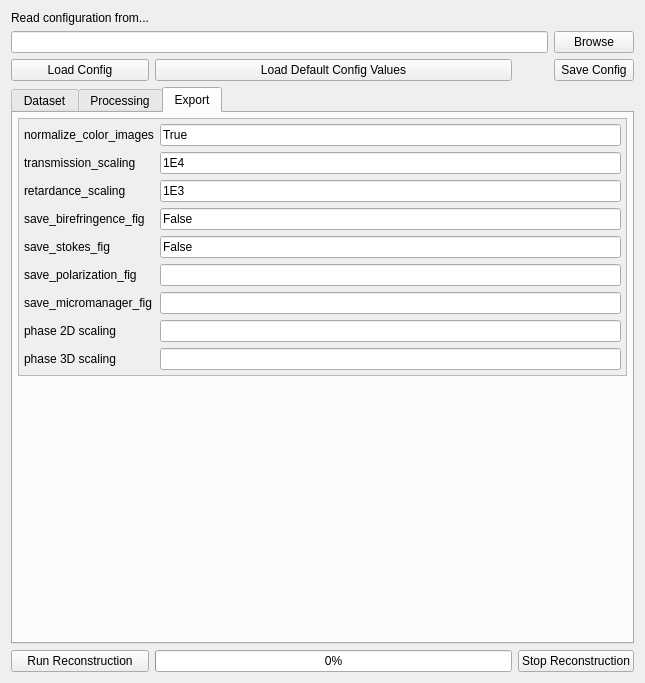
<?xml version="1.0" encoding="UTF-8"?>
<ui version="4.0">
 <class>Form</class>
 <widget class="QWidget" name="Form">
  <property name="geometry">
   <rect>
    <x>0</x>
    <y>0</y>
    <width>645</width>
    <height>683</height>
   </rect>
  </property>
  <property name="windowTitle">
   <string>Form</string>
  </property>
  <layout class="QGridLayout" name="gridLayout">
   <item row="0" column="0">
    <widget class="QLabel" name="label_path_to_config">
     <property name="text">
      <string>Read configuration from...</string>
     </property>
    </widget>
   </item>
   <item row="1" column="0" colspan="3">
    <widget class="QLineEdit" name="le_path_to_config"/>
   </item>
   <item row="1" column="3">
    <widget class="QPushButton" name="qbutton_browse_config_file">
     <property name="text">
      <string>Browse</string>
     </property>
    </widget>
   </item>
   <item row="2" column="0">
    <widget class="QPushButton" name="qbutton_loadconfig">
     <property name="text">
      <string>Load Config</string>
     </property>
    </widget>
   </item>
   <item row="2" column="1">
    <widget class="QPushButton" name="qbutton_load_default_config">
     <property name="text">
      <string>Load Default Config Values</string>
     </property>
    </widget>
   </item>
   <item row="2" column="3">
    <widget class="QPushButton" name="qbutton_save_config">
     <property name="text">
      <string>Save Config</string>
     </property>
    </widget>
   </item>
   <item row="3" column="0" colspan="4">
    <widget class="QTabWidget" name="ConfigFile_tab">
     <property name="currentIndex">
      <number>2</number>
     </property>
     <widget class="QWidget" name="Dataset_tab">
      <attribute name="title">
       <string>Dataset</string>
      </attribute>
      <layout class="QGridLayout" name="gridLayout_2">
       <property name="leftMargin">
        <number>5</number>
       </property>
       <property name="topMargin">
        <number>5</number>
       </property>
       <property name="rightMargin">
        <number>5</number>
       </property>
       <property name="bottomMargin">
        <number>5</number>
       </property>
       <property name="verticalSpacing">
        <number>-1</number>
       </property>
       <item row="0" column="0" alignment="Qt::AlignTop">
        <widget class="QScrollArea" name="scrollarea_dataset">
         <property name="sizeAdjustPolicy">
          <enum>QAbstractScrollArea::AdjustToContents</enum>
         </property>
         <property name="widgetResizable">
          <bool>true</bool>
         </property>
         <property name="alignment">
          <set>Qt::AlignLeading|Qt::AlignLeft|Qt::AlignVCenter</set>
         </property>
         <widget class="QWidget" name="scrollarea_dataset_contents">
          <property name="geometry">
           <rect>
            <x>0</x>
            <y>0</y>
            <width>603</width>
            <height>248</height>
           </rect>
          </property>
          <layout class="QGridLayout" name="gridLayout_3">
           <property name="sizeConstraint">
            <enum>QLayout::SetDefaultConstraint</enum>
           </property>
           <property name="leftMargin">
            <number>5</number>
           </property>
           <property name="topMargin">
            <number>5</number>
           </property>
           <property name="rightMargin">
            <number>5</number>
           </property>
           <property name="bottomMargin">
            <number>5</number>
           </property>
           <property name="verticalSpacing">
            <number>-1</number>
           </property>
           <item row="5" column="1">
            <widget class="QLineEdit" name="le_timepoints">
             <property name="text">
              <string>'all'</string>
             </property>
            </widget>
           </item>
           <item row="2" column="1">
            <widget class="QLineEdit" name="le_background"/>
           </item>
           <item row="1" column="1">
            <widget class="QLineEdit" name="le_samples"/>
           </item>
           <item row="6" column="1">
            <widget class="QLineEdit" name="le_processed_dir"/>
           </item>
           <item row="5" column="0">
            <widget class="QLabel" name="label_timepoints">
             <property name="text">
              <string>timepoints</string>
             </property>
            </widget>
           </item>
           <item row="6" column="0">
            <widget class="QLabel" name="label_processed_dir">
             <property name="text">
              <string>processed directory</string>
             </property>
            </widget>
           </item>
           <item row="0" column="1">
            <widget class="QLineEdit" name="le_data_dir"/>
           </item>
           <item row="4" column="1">
            <widget class="QLineEdit" name="le_z_slices">
             <property name="text">
              <string>'all'</string>
             </property>
            </widget>
           </item>
           <item row="3" column="0">
            <widget class="QLabel" name="label_positions">
             <property name="text">
              <string>positions</string>
             </property>
            </widget>
           </item>
           <item row="4" column="0">
            <widget class="QLabel" name="label_zslices">
             <property name="text">
              <string>z_slices</string>
             </property>
            </widget>
           </item>
           <item row="1" column="0">
            <widget class="QLabel" name="label_samples">
             <property name="text">
              <string>samples</string>
             </property>
            </widget>
           </item>
           <item row="0" column="0">
            <widget class="QLabel" name="label_data_dir">
             <property name="text">
              <string>data directory</string>
             </property>
            </widget>
           </item>
           <item row="3" column="1">
            <widget class="QLineEdit" name="le_positions">
             <property name="text">
              <string>'all'</string>
             </property>
            </widget>
           </item>
           <item row="7" column="0">
            <widget class="QLabel" name="label_roi">
             <property name="text">
              <string>ROI</string>
             </property>
            </widget>
           </item>
           <item row="2" column="0">
            <widget class="QLabel" name="label_background">
             <property name="text">
              <string>background</string>
             </property>
            </widget>
           </item>
           <item row="7" column="1">
            <widget class="QLineEdit" name="le_roi"/>
           </item>
          </layout>
         </widget>
        </widget>
       </item>
      </layout>
     </widget>
     <widget class="QWidget" name="Processing_tab">
      <attribute name="title">
       <string>Processing</string>
      </attribute>
      <layout class="QGridLayout" name="gridLayout_6">
       <property name="leftMargin">
        <number>5</number>
       </property>
       <property name="topMargin">
        <number>5</number>
       </property>
       <property name="rightMargin">
        <number>5</number>
       </property>
       <property name="bottomMargin">
        <number>5</number>
       </property>
       <item row="0" column="0">
        <widget class="QScrollArea" name="scrollarea_processing">
         <property name="sizePolicy">
          <sizepolicy hsizetype="Expanding" vsizetype="Expanding">
           <horstretch>0</horstretch>
           <verstretch>0</verstretch>
          </sizepolicy>
         </property>
         <property name="verticalScrollBarPolicy">
          <enum>Qt::ScrollBarAlwaysOn</enum>
         </property>
         <property name="sizeAdjustPolicy">
          <enum>QAbstractScrollArea::AdjustToContents</enum>
         </property>
         <property name="widgetResizable">
          <bool>true</bool>
         </property>
         <widget class="QWidget" name="scrollarea_processing_contents">
          <property name="geometry">
           <rect>
            <x>0</x>
            <y>0</y>
            <width>588</width>
            <height>875</height>
           </rect>
          </property>
          <property name="sizePolicy">
           <sizepolicy hsizetype="Preferred" vsizetype="Fixed">
            <horstretch>0</horstretch>
            <verstretch>0</verstretch>
           </sizepolicy>
          </property>
          <property name="minimumSize">
           <size>
            <width>0</width>
            <height>875</height>
           </size>
          </property>
          <property name="focusPolicy">
           <enum>Qt::NoFocus</enum>
          </property>
          <layout class="QGridLayout" name="gridLayout_5">
           <property name="leftMargin">
            <number>5</number>
           </property>
           <property name="topMargin">
            <number>5</number>
           </property>
           <property name="rightMargin">
            <number>5</number>
           </property>
           <property name="bottomMargin">
            <number>5</number>
           </property>
           <property name="verticalSpacing">
            <number>5</number>
           </property>
           <item row="25" column="0">
            <widget class="QLabel" name="label_tik_reg_abs_2d">
             <property name="text">
              <string>Tikhonov reg. abs.</string>
             </property>
            </widget>
           </item>
           <item row="22" column="0" colspan="2">
            <widget class="QLabel" name="subtitle_phase2D">
             <property name="font">
              <font>
               <family>Sans Serif</family>
               <pointsize>13</pointsize>
               <weight>75</weight>
               <italic>true</italic>
               <bold>true</bold>
              </font>
             </property>
             <property name="text">
              <string>2D Phase</string>
             </property>
            </widget>
           </item>
           <item row="25" column="1">
            <widget class="QLineEdit" name="le_tik_reg_abs_2d"/>
           </item>
           <item row="24" column="1" colspan="3">
            <widget class="QComboBox" name="cb_phase_denoiser_2d">
             <property name="editable">
              <bool>false</bool>
             </property>
             <property name="currentText">
              <string>Total Variation</string>
             </property>
             <property name="currentIndex">
              <number>1</number>
             </property>
             <property name="maxVisibleItems">
              <number>2</number>
             </property>
             <item>
              <property name="text">
               <string>Tikhonov</string>
              </property>
             </item>
             <item>
              <property name="text">
               <string>Total Variation</string>
              </property>
             </item>
            </widget>
           </item>
           <item row="37" column="0">
            <widget class="QLabel" name="label_gpu_id">
             <property name="text">
              <string>gpu_id</string>
             </property>
            </widget>
           </item>
           <item row="20" column="1" colspan="3">
            <widget class="QLineEdit" name="le_n_slice_local_bg"/>
           </item>
           <item row="19" column="0">
            <widget class="QLabel" name="label_flatfield_correction">
             <property name="text">
              <string>flatfield_correction</string>
             </property>
            </widget>
           </item>
           <item row="37" column="1">
            <widget class="QLineEdit" name="le_gpu_id">
             <property name="text">
              <string/>
             </property>
            </widget>
           </item>
           <item row="26" column="1">
            <widget class="QLineEdit" name="le_tik_reg_ph_2d"/>
           </item>
           <item row="27" column="0">
            <widget class="QLabel" name="label_tv_reg_abs_2d">
             <property name="text">
              <string>Total Variation reg. abs.</string>
             </property>
            </widget>
           </item>
           <item row="20" column="0">
            <widget class="QLabel" name="label_n_slice_local_bg">
             <property name="text">
              <string>local background avg (# z)</string>
             </property>
            </widget>
           </item>
           <item row="24" column="0">
            <widget class="QLabel" name="label_phase_denoiser_2d">
             <property name="text">
              <string>phase denoiser 2D</string>
             </property>
            </widget>
           </item>
           <item row="36" column="1">
            <widget class="QRadioButton" name="rb_use_gpu">
             <property name="text">
              <string>Use GPU for Phase</string>
             </property>
            </widget>
           </item>
           <item row="18" column="1" colspan="3">
            <widget class="QLineEdit" name="le_local_fit_order"/>
           </item>
           <item row="26" column="0">
            <widget class="QLabel" name="label_tik_reg_ph_2d">
             <property name="text">
              <string>Tikhonov reg. ph</string>
             </property>
            </widget>
           </item>
           <item row="27" column="1">
            <widget class="QLineEdit" name="le_tv_reg_abs"/>
           </item>
           <item row="19" column="1" colspan="3">
            <widget class="QLineEdit" name="le_flatfield_correction">
             <property name="text">
              <string>False</string>
             </property>
            </widget>
           </item>
           <item row="4" column="0" colspan="4">
            <widget class="Line" name="line_2">
             <property name="orientation">
              <enum>Qt::Horizontal</enum>
             </property>
            </widget>
           </item>
           <item row="5" column="0">
            <widget class="QLabel" name="subtitle_imaging">
             <property name="font">
              <font>
               <family>Sans Serif</family>
               <pointsize>13</pointsize>
               <weight>75</weight>
               <italic>true</italic>
               <bold>true</bold>
              </font>
             </property>
             <property name="text">
              <string>Imaging Parameters</string>
             </property>
             <property name="scaledContents">
              <bool>false</bool>
             </property>
             <property name="margin">
              <number>0</number>
             </property>
            </widget>
           </item>
           <item row="2" column="1" colspan="3">
            <widget class="QLineEdit" name="le_binning"/>
           </item>
           <item row="36" column="0">
            <widget class="QLabel" name="label_use_gpu">
             <property name="text">
              <string>use_gpu</string>
             </property>
            </widget>
           </item>
           <item row="35" column="0">
            <widget class="QLabel" name="label_pad_z">
             <property name="text">
              <string>pad z</string>
             </property>
            </widget>
           </item>
           <item row="2" column="0">
            <widget class="QLabel" name="label_binning">
             <property name="text">
              <string>binning</string>
             </property>
            </widget>
           </item>
           <item row="1" column="1" colspan="3">
            <widget class="QLineEdit" name="le_separate_positions">
             <property name="text">
              <string>True</string>
             </property>
            </widget>
           </item>
           <item row="18" column="0">
            <widget class="QLabel" name="label_local_fit_order">
             <property name="text">
              <string>local_fit_order</string>
             </property>
            </widget>
           </item>
           <item row="0" column="1" colspan="3">
            <widget class="QLineEdit" name="le_output_channels">
             <property name="sizePolicy">
              <sizepolicy hsizetype="Expanding" vsizetype="Fixed">
               <horstretch>0</horstretch>
               <verstretch>0</verstretch>
              </sizepolicy>
             </property>
             <property name="toolTip">
              <string>   (list) Any combination of the following values.
  #    'Brightfield', 'Brightfield_computed', 'Retardance', 'Orientation', 'Polarization',
  #    'Orientation_x', 'Orientation_y',
  #    'Pol_State_0', 'Pol_State_1', 'Pol_State_2', 'Pol_State_3', 'Pol_State_4',
  #    'Stokes_0', 'Stokes_1', 'Stokes_2', 'Stokes_3',
  #    '405', '488', '568', '640', 'ex561em700'
  #    'Retardance+Orientation', 'Polarization+Orientation',
  #    'Brightfield+Retardance+Orientation',
  #    'Retardance+Fluorescence', 'Retardance+Fluorescence_all'</string>
             </property>
             <property name="text">
              <string>['Brightfield', 'Retardance', 'Orientation', 'Polarization']</string>
             </property>
            </widget>
           </item>
           <item row="1" column="0">
            <widget class="QLabel" name="separate_positions">
             <property name="text">
              <string>separate_positions</string>
             </property>
            </widget>
           </item>
           <item row="35" column="3">
            <widget class="QLineEdit" name="le_tv_itr_3d"/>
           </item>
           <item row="35" column="2">
            <widget class="QLabel" name="label_itr_3d">
             <property name="text">
              <string>iterations</string>
             </property>
            </widget>
           </item>
           <item row="0" column="0">
            <widget class="QLabel" name="label_output_channels">
             <property name="text">
              <string>output_channels</string>
             </property>
            </widget>
           </item>
           <item row="34" column="3">
            <widget class="QLineEdit" name="le_tv_rho_3d"/>
           </item>
           <item row="35" column="1">
            <widget class="QLineEdit" name="le_pad_z"/>
           </item>
           <item row="34" column="2">
            <widget class="QLabel" name="label_rho_3d">
             <property name="text">
              <string>rho</string>
             </property>
            </widget>
           </item>
           <item row="15" column="0">
            <widget class="QLabel" name="label_azimuth_offset">
             <property name="text">
              <string>azimuth_offset</string>
             </property>
            </widget>
           </item>
           <item row="27" column="2">
            <widget class="QLabel" name="label_rho_2d">
             <property name="text">
              <string>rho</string>
             </property>
            </widget>
           </item>
           <item row="9" column="1">
            <widget class="QLineEdit" name="le_na_condensor"/>
           </item>
           <item row="17" column="1" colspan="3">
            <widget class="QLineEdit" name="le_background_correction">
             <property name="text">
              <string>'None'</string>
             </property>
            </widget>
           </item>
           <item row="8" column="0">
            <widget class="QLabel" name="label_na_objective">
             <property name="text">
              <string>NA objective</string>
             </property>
            </widget>
           </item>
           <item row="32" column="0">
            <widget class="QLabel" name="label_phase_denoiser_3d">
             <property name="text">
              <string>phase denoiser 3D</string>
             </property>
            </widget>
           </item>
           <item row="33" column="1">
            <widget class="QLineEdit" name="le_tik_reg_ph_3d"/>
           </item>
           <item row="10" column="1">
            <widget class="QLineEdit" name="le_n_objective_media"/>
           </item>
           <item row="28" column="0">
            <widget class="QLabel" name="label_tv_reg_ph_2d">
             <property name="text">
              <string>Total Variation reg. ph.</string>
             </property>
            </widget>
           </item>
           <item row="15" column="1" colspan="3">
            <widget class="QLineEdit" name="le_azimuth_offset">
             <property name="text">
              <string>0</string>
             </property>
            </widget>
           </item>
           <item row="32" column="1" colspan="3">
            <widget class="QComboBox" name="cb_phase_denoiser_3d">
             <item>
              <property name="text">
               <string>Tikhonov</string>
              </property>
             </item>
             <item>
              <property name="text">
               <string>Total Variation</string>
              </property>
             </item>
            </widget>
           </item>
           <item row="33" column="0">
            <widget class="QLabel" name="label_tik_reg_ph_3d">
             <property name="text">
              <string>Tikhonov reg. ph.</string>
             </property>
            </widget>
           </item>
           <item row="28" column="3">
            <widget class="QLineEdit" name="le_tv_itr_2d"/>
           </item>
           <item row="28" column="1">
            <widget class="QLineEdit" name="le_tv_reg_ph"/>
           </item>
           <item row="27" column="3">
            <widget class="QLineEdit" name="le_tv_rho_2d"/>
           </item>
           <item row="7" column="1">
            <widget class="QLineEdit" name="le_magnification"/>
           </item>
           <item row="13" column="0" colspan="4">
            <widget class="Line" name="line_5">
             <property name="orientation">
              <enum>Qt::Horizontal</enum>
             </property>
            </widget>
           </item>
           <item row="10" column="0">
            <widget class="QLabel" name="label_n_objective_media">
             <property name="text">
              <string>n objective media</string>
             </property>
            </widget>
           </item>
           <item row="28" column="2">
            <widget class="QLabel" name="label_itr_2d">
             <property name="text">
              <string>iterations</string>
             </property>
            </widget>
           </item>
           <item row="30" column="0" colspan="2">
            <widget class="QLabel" name="subtitle_phase3D">
             <property name="font">
              <font>
               <family>Sans Serif</family>
               <pointsize>13</pointsize>
               <weight>75</weight>
               <italic>true</italic>
               <bold>true</bold>
              </font>
             </property>
             <property name="text">
              <string>3D Phase</string>
             </property>
            </widget>
           </item>
           <item row="11" column="0">
            <widget class="QLabel" name="label_focus_z_index">
             <property name="toolTip">
              <string>focus z index:</string>
             </property>
             <property name="toolTipDuration">
              <number>-1</number>
             </property>
             <property name="text">
              <string>focus z index</string>
             </property>
            </widget>
           </item>
           <item row="17" column="0">
            <widget class="QLabel" name="label_background_correction">
             <property name="text">
              <string>background_correction</string>
             </property>
            </widget>
           </item>
           <item row="9" column="0">
            <widget class="QLabel" name="label_na_condensor">
             <property name="text">
              <string>NA condensor</string>
             </property>
            </widget>
           </item>
           <item row="16" column="1" colspan="3">
            <widget class="QLineEdit" name="le_circularity">
             <property name="toolTip">
              <string>   ('lcp' or 'rcp') the circularity of the analyzer looking from the detector's point of view.
      Changing this flag will flip the slow axis horizontally.</string>
             </property>
             <property name="text">
              <string>'rcp'</string>
             </property>
            </widget>
           </item>
           <item row="16" column="0">
            <widget class="QLabel" name="label_circularity">
             <property name="toolTip">
              <string>   ('lcp' or 'rcp') the circularity of the analyzer looking from the detector's point of view.
      Changing this flag will flip the slow axis horizontally.</string>
             </property>
             <property name="text">
              <string>circularity</string>
             </property>
            </widget>
           </item>
           <item row="8" column="1">
            <widget class="QLineEdit" name="le_na_objective"/>
           </item>
           <item row="14" column="0">
            <widget class="QLabel" name="subtitle_retardance">
             <property name="font">
              <font>
               <family>Sans Serif</family>
               <pointsize>13</pointsize>
               <weight>75</weight>
               <italic>true</italic>
               <bold>true</bold>
              </font>
             </property>
             <property name="text">
              <string>Retardance and Orientation</string>
             </property>
            </widget>
           </item>
           <item row="11" column="1">
            <widget class="QLineEdit" name="le_focus_z_index"/>
           </item>
           <item row="34" column="1">
            <widget class="QLineEdit" name="le_tv_reg_ph_3d"/>
           </item>
           <item row="34" column="0">
            <widget class="QLabel" name="label_tv_reg_ph_3d">
             <property name="text">
              <string>Total Variation reg. ph.</string>
             </property>
            </widget>
           </item>
           <item row="6" column="1">
            <widget class="QLineEdit" name="le_pixel_size"/>
           </item>
           <item row="7" column="0">
            <widget class="QLabel" name="label_magnification">
             <property name="text">
              <string>magnification</string>
             </property>
            </widget>
           </item>
           <item row="6" column="0">
            <widget class="QLabel" name="label_pixel_size">
             <property name="text">
              <string>pixel size</string>
             </property>
            </widget>
           </item>
           <item row="21" column="0" colspan="4">
            <widget class="Line" name="line_3">
             <property name="orientation">
              <enum>Qt::Horizontal</enum>
             </property>
            </widget>
           </item>
           <item row="29" column="0" colspan="4">
            <widget class="Line" name="line_4">
             <property name="orientation">
              <enum>Qt::Horizontal</enum>
             </property>
            </widget>
           </item>
          </layout>
         </widget>
        </widget>
       </item>
      </layout>
     </widget>
     <widget class="QWidget" name="Plotting_tab">
      <attribute name="title">
       <string>Export</string>
      </attribute>
      <layout class="QGridLayout" name="gridLayout_7">
       <property name="leftMargin">
        <number>5</number>
       </property>
       <property name="topMargin">
        <number>5</number>
       </property>
       <property name="rightMargin">
        <number>5</number>
       </property>
       <property name="bottomMargin">
        <number>5</number>
       </property>
       <item row="0" column="0" alignment="Qt::AlignTop">
        <widget class="QScrollArea" name="scrollarea_plotting">
         <property name="sizeAdjustPolicy">
          <enum>QAbstractScrollArea::AdjustToContents</enum>
         </property>
         <property name="widgetResizable">
          <bool>true</bool>
         </property>
         <widget class="QWidget" name="scrollarea_plotting_contents">
          <property name="geometry">
           <rect>
            <x>0</x>
            <y>0</y>
            <width>603</width>
            <height>279</height>
           </rect>
          </property>
          <layout class="QGridLayout" name="gridLayout_8">
           <property name="leftMargin">
            <number>5</number>
           </property>
           <property name="topMargin">
            <number>5</number>
           </property>
           <property name="rightMargin">
            <number>5</number>
           </property>
           <property name="bottomMargin">
            <number>5</number>
           </property>
           <property name="verticalSpacing">
            <number>-1</number>
           </property>
           <item row="0" column="0">
            <widget class="QLabel" name="label_normalize_color_images">
             <property name="text">
              <string>normalize_color_images</string>
             </property>
            </widget>
           </item>
           <item row="0" column="1">
            <widget class="QLineEdit" name="le_normalize_color_images">
             <property name="text">
              <string>True</string>
             </property>
            </widget>
           </item>
           <item row="1" column="0">
            <widget class="QLabel" name="label_transmission_scaling">
             <property name="text">
              <string>transmission_scaling</string>
             </property>
            </widget>
           </item>
           <item row="1" column="1">
            <widget class="QLineEdit" name="le_transmission_scaling">
             <property name="text">
              <string>1E4</string>
             </property>
            </widget>
           </item>
           <item row="2" column="0">
            <widget class="QLabel" name="label_retardance_scaling">
             <property name="text">
              <string>retardance_scaling</string>
             </property>
            </widget>
           </item>
           <item row="2" column="1">
            <widget class="QLineEdit" name="le_retardance_scaling">
             <property name="text">
              <string>1E3</string>
             </property>
            </widget>
           </item>
           <item row="3" column="0">
            <widget class="QLabel" name="label_save_birefringence_fig">
             <property name="text">
              <string>save_birefringence_fig</string>
             </property>
            </widget>
           </item>
           <item row="3" column="1">
            <widget class="QLineEdit" name="le_save_birefringence_fig">
             <property name="text">
              <string>False</string>
             </property>
            </widget>
           </item>
           <item row="4" column="0">
            <widget class="QLabel" name="label_save_stokes_fig">
             <property name="text">
              <string>save_stokes_fig</string>
             </property>
            </widget>
           </item>
           <item row="4" column="1">
            <widget class="QLineEdit" name="le_save_stokes_fig">
             <property name="text">
              <string>False</string>
             </property>
            </widget>
           </item>
           <item row="5" column="0">
            <widget class="QLabel" name="label_save_polarization_fig">
             <property name="text">
              <string>save_polarization_fig</string>
             </property>
            </widget>
           </item>
           <item row="5" column="1">
            <widget class="QLineEdit" name="le_save_polarization_fig"/>
           </item>
           <item row="6" column="0">
            <widget class="QLabel" name="label_save_micromanager_fig">
             <property name="text">
              <string>save_micromanager_fig</string>
             </property>
            </widget>
           </item>
           <item row="6" column="1">
            <widget class="QLineEdit" name="le_save_micromanager_fig"/>
           </item>
           <item row="7" column="0">
            <widget class="QLabel" name="label_phase_2d_scaling">
             <property name="text">
              <string>phase 2D scaling</string>
             </property>
            </widget>
           </item>
           <item row="7" column="1">
            <widget class="QLineEdit" name="le_phase_2d_scaling"/>
           </item>
           <item row="8" column="0">
            <widget class="QLabel" name="label_phase_3d_scaling">
             <property name="text">
              <string>phase 3D scaling</string>
             </property>
            </widget>
           </item>
           <item row="8" column="1">
            <widget class="QLineEdit" name="le_phase_3d_scaling"/>
           </item>
          </layout>
         </widget>
        </widget>
       </item>
      </layout>
     </widget>
    </widget>
   </item>
   <item row="4" column="0">
    <widget class="QPushButton" name="qbutton_runReconstruction">
     <property name="text">
      <string>Run Reconstruction</string>
     </property>
    </widget>
   </item>
   <item row="4" column="1">
    <widget class="QProgressBar" name="progressBar_runReconstruction">
     <property name="value">
      <number>0</number>
     </property>
    </widget>
   </item>
   <item row="4" column="2" colspan="2">
    <widget class="QPushButton" name="qbutton_stopReconstruction">
     <property name="text">
      <string>Stop Reconstruction</string>
     </property>
    </widget>
   </item>
  </layout>
 </widget>
 <resources/>
 <connections/>
</ui>
